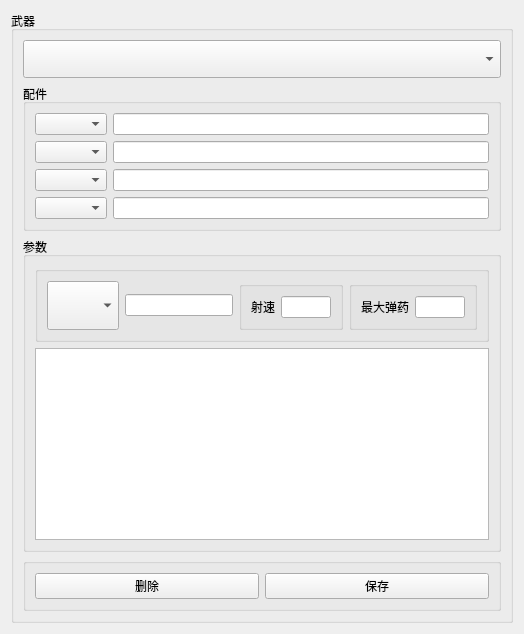
<?xml version="1.0" encoding="UTF-8"?>
<ui version="4.0">
 <class>WeaponConfigView</class>
 <widget class="QWidget" name="WeaponConfigView">
  <property name="geometry">
   <rect>
    <x>0</x>
    <y>0</y>
    <width>522</width>
    <height>628</height>
   </rect>
  </property>
  <property name="sizePolicy">
   <sizepolicy hsizetype="Minimum" vsizetype="Minimum">
    <horstretch>0</horstretch>
    <verstretch>0</verstretch>
   </sizepolicy>
  </property>
  <property name="windowTitle">
   <string>Form</string>
  </property>
  <layout class="QVBoxLayout" name="verticalLayout">
   <item>
    <widget class="QGroupBox" name="groupBox_weapon">
     <property name="sizePolicy">
      <sizepolicy hsizetype="Preferred" vsizetype="MinimumExpanding">
       <horstretch>0</horstretch>
       <verstretch>0</verstretch>
      </sizepolicy>
     </property>
     <property name="title">
      <string>武器</string>
     </property>
     <layout class="QVBoxLayout" name="verticalLayout_5">
      <item>
       <widget class="QComboBox" name="comboBox_weapon">
        <property name="sizePolicy">
         <sizepolicy hsizetype="Preferred" vsizetype="Fixed">
          <horstretch>0</horstretch>
          <verstretch>0</verstretch>
         </sizepolicy>
        </property>
        <property name="minimumSize">
         <size>
          <width>0</width>
          <height>38</height>
         </size>
        </property>
        <property name="font">
         <font>
          <pointsize>10</pointsize>
         </font>
        </property>
       </widget>
      </item>
      <item>
       <widget class="QGroupBox" name="groupBox_attachment">
        <property name="sizePolicy">
         <sizepolicy hsizetype="Preferred" vsizetype="Fixed">
          <horstretch>0</horstretch>
          <verstretch>0</verstretch>
         </sizepolicy>
        </property>
        <property name="title">
         <string>配件</string>
        </property>
        <layout class="QVBoxLayout" name="verticalLayout_2">
         <item>
          <layout class="QHBoxLayout" name="horizontalLayout_9">
           <item>
            <widget class="QComboBox" name="comboBox_scope">
             <property name="sizePolicy">
              <sizepolicy hsizetype="Preferred" vsizetype="Preferred">
               <horstretch>0</horstretch>
               <verstretch>0</verstretch>
              </sizepolicy>
             </property>
            </widget>
           </item>
           <item>
            <widget class="QLineEdit" name="lineEdit_scope"/>
           </item>
          </layout>
         </item>
         <item>
          <layout class="QHBoxLayout" name="horizontalLayout_10">
           <item>
            <widget class="QComboBox" name="comboBox_attach1">
             <property name="sizePolicy">
              <sizepolicy hsizetype="Preferred" vsizetype="Preferred">
               <horstretch>0</horstretch>
               <verstretch>0</verstretch>
              </sizepolicy>
             </property>
            </widget>
           </item>
           <item>
            <widget class="QLineEdit" name="lineEdit_attach1"/>
           </item>
          </layout>
         </item>
         <item>
          <layout class="QHBoxLayout" name="horizontalLayout_11">
           <item>
            <widget class="QComboBox" name="comboBox_attach2">
             <property name="sizePolicy">
              <sizepolicy hsizetype="Preferred" vsizetype="Preferred">
               <horstretch>0</horstretch>
               <verstretch>0</verstretch>
              </sizepolicy>
             </property>
            </widget>
           </item>
           <item>
            <widget class="QLineEdit" name="lineEdit_attach2"/>
           </item>
          </layout>
         </item>
         <item>
          <layout class="QHBoxLayout" name="horizontalLayout_14">
           <item>
            <widget class="QComboBox" name="comboBox_attach4">
             <property name="sizePolicy">
              <sizepolicy hsizetype="Preferred" vsizetype="Preferred">
               <horstretch>0</horstretch>
               <verstretch>0</verstretch>
              </sizepolicy>
             </property>
            </widget>
           </item>
           <item>
            <widget class="QLineEdit" name="lineEdit_attach4"/>
           </item>
          </layout>
         </item>
        </layout>
       </widget>
      </item>
      <item>
       <widget class="QGroupBox" name="groupBox">
        <property name="sizePolicy">
         <sizepolicy hsizetype="Preferred" vsizetype="Fixed">
          <horstretch>0</horstretch>
          <verstretch>0</verstretch>
         </sizepolicy>
        </property>
        <property name="title">
         <string>参数</string>
        </property>
        <layout class="QVBoxLayout" name="verticalLayout_3">
         <item>
          <widget class="QGroupBox" name="groupBox_2">
           <property name="sizePolicy">
            <sizepolicy hsizetype="Minimum" vsizetype="Fixed">
             <horstretch>0</horstretch>
             <verstretch>0</verstretch>
            </sizepolicy>
           </property>
           <property name="title">
            <string/>
           </property>
           <layout class="QVBoxLayout" name="verticalLayout_4">
            <item>
             <layout class="QHBoxLayout" name="horizontalLayout_2">
              <item>
               <widget class="QComboBox" name="comboBox_pose">
                <property name="sizePolicy">
                 <sizepolicy hsizetype="Fixed" vsizetype="Preferred">
                  <horstretch>0</horstretch>
                  <verstretch>0</verstretch>
                 </sizepolicy>
                </property>
               </widget>
              </item>
              <item>
               <widget class="QLineEdit" name="lineEdit_pose">
                <property name="sizePolicy">
                 <sizepolicy hsizetype="Preferred" vsizetype="Fixed">
                  <horstretch>0</horstretch>
                  <verstretch>0</verstretch>
                 </sizepolicy>
                </property>
               </widget>
              </item>
              <item>
               <widget class="QGroupBox" name="groupBox_4">
                <property name="sizePolicy">
                 <sizepolicy hsizetype="Fixed" vsizetype="Preferred">
                  <horstretch>0</horstretch>
                  <verstretch>0</verstretch>
                 </sizepolicy>
                </property>
                <property name="title">
                 <string/>
                </property>
                <layout class="QHBoxLayout" name="horizontalLayout_3">
                 <property name="sizeConstraint">
                  <enum>QLayout::SetMinimumSize</enum>
                 </property>
                 <item>
                  <widget class="QLabel" name="label">
                   <property name="sizePolicy">
                    <sizepolicy hsizetype="Minimum" vsizetype="Preferred">
                     <horstretch>0</horstretch>
                     <verstretch>0</verstretch>
                    </sizepolicy>
                   </property>
                   <property name="text">
                    <string>射速</string>
                   </property>
                  </widget>
                 </item>
                 <item>
                  <widget class="QLineEdit" name="lineEdit_speed">
                   <property name="sizePolicy">
                    <sizepolicy hsizetype="Expanding" vsizetype="Fixed">
                     <horstretch>0</horstretch>
                     <verstretch>0</verstretch>
                    </sizepolicy>
                   </property>
                   <property name="minimumSize">
                    <size>
                     <width>50</width>
                     <height>0</height>
                    </size>
                   </property>
                   <property name="maximumSize">
                    <size>
                     <width>50</width>
                     <height>16777215</height>
                    </size>
                   </property>
                  </widget>
                 </item>
                </layout>
               </widget>
              </item>
              <item>
               <widget class="QGroupBox" name="groupBox_7">
                <property name="sizePolicy">
                 <sizepolicy hsizetype="Fixed" vsizetype="Preferred">
                  <horstretch>0</horstretch>
                  <verstretch>0</verstretch>
                 </sizepolicy>
                </property>
                <property name="title">
                 <string/>
                </property>
                <layout class="QHBoxLayout" name="horizontalLayout_6">
                 <item>
                  <widget class="QLabel" name="label_4">
                   <property name="text">
                    <string>最大弹药</string>
                   </property>
                  </widget>
                 </item>
                 <item>
                  <widget class="QLineEdit" name="lineEdit_max">
                   <property name="sizePolicy">
                    <sizepolicy hsizetype="Expanding" vsizetype="Fixed">
                     <horstretch>0</horstretch>
                     <verstretch>0</verstretch>
                    </sizepolicy>
                   </property>
                   <property name="minimumSize">
                    <size>
                     <width>50</width>
                     <height>0</height>
                    </size>
                   </property>
                   <property name="maximumSize">
                    <size>
                     <width>50</width>
                     <height>16777215</height>
                    </size>
                   </property>
                  </widget>
                 </item>
                </layout>
               </widget>
              </item>
             </layout>
            </item>
           </layout>
          </widget>
         </item>
         <item>
          <widget class="QTextEdit" name="textEdit_ballistic">
           <property name="sizePolicy">
            <sizepolicy hsizetype="Minimum" vsizetype="Fixed">
             <horstretch>0</horstretch>
             <verstretch>0</verstretch>
            </sizepolicy>
           </property>
           <property name="minimumSize">
            <size>
             <width>0</width>
             <height>0</height>
            </size>
           </property>
           <property name="maximumSize">
            <size>
             <width>16777215</width>
             <height>16777215</height>
            </size>
           </property>
           <property name="font">
            <font>
             <pointsize>9</pointsize>
            </font>
           </property>
          </widget>
         </item>
        </layout>
       </widget>
      </item>
      <item>
       <widget class="QGroupBox" name="groupBox_3">
        <property name="sizePolicy">
         <sizepolicy hsizetype="Preferred" vsizetype="Fixed">
          <horstretch>0</horstretch>
          <verstretch>0</verstretch>
         </sizepolicy>
        </property>
        <property name="title">
         <string/>
        </property>
        <layout class="QHBoxLayout" name="horizontalLayout">
         <item>
          <widget class="QPushButton" name="pushButton_delete">
           <property name="text">
            <string>删除</string>
           </property>
          </widget>
         </item>
         <item>
          <widget class="QPushButton" name="pushButton_save">
           <property name="text">
            <string>保存</string>
           </property>
          </widget>
         </item>
        </layout>
       </widget>
      </item>
     </layout>
    </widget>
   </item>
  </layout>
 </widget>
 <resources/>
 <connections/>
</ui>
